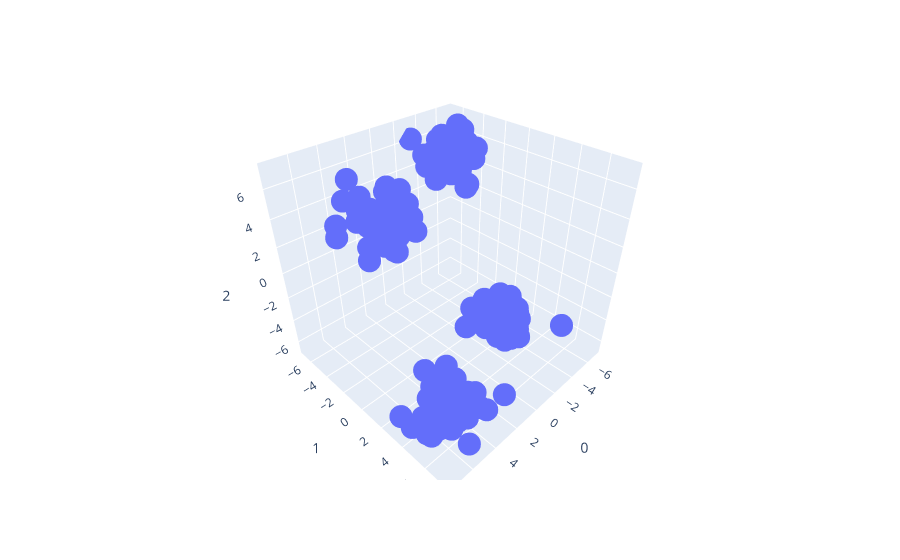

Here is the notebook cell this chart was saved with:
### Code cell
import plotly_express as px
fig = px.scatter_3d(X, x=0, y=1, z=2)
fig.show()

### Figure 1 — Plotly figure (JSON) as saved in the notebook; plotly's stock layout.template omitted (floating-point values rounded to 4 significant figures; data arrays with more than 128 entries replaced by an {"elided": "..."} marker saying what was removed)
{"data": [{"hovertemplate": "0=%{x}<br>1=%{y}<br>2=%{z}<extra></extra>", "legendgroup": "", "marker": {"color": "#636efa", "symbol": "circle"}, "mode": "markers", "name": "", "scene": "scene", "showlegend": false, "type": "scatter3d", "x": {"elided": "200 float values"}, "y": {"elided": "200 float values"}, "z": {"elided": "200 float values"}}], "layout": {"legend": {"tracegroupgap": 0}, "margin": {"t": 60}, "scene": {"domain": {"x": [0, 1], "y": [0, 1]}, "xaxis": {"title": {"text": "0"}}, "yaxis": {"title": {"text": "1"}}, "zaxis": {"title": {"text": "2"}}}}}
